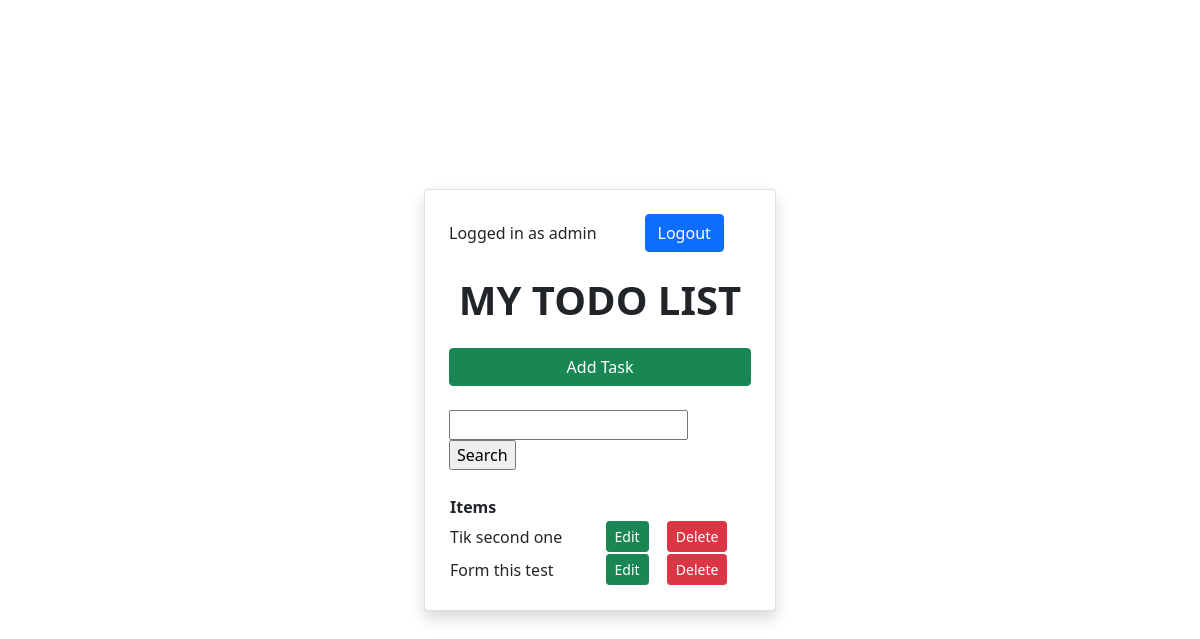
The app's page / (signed in), older data.
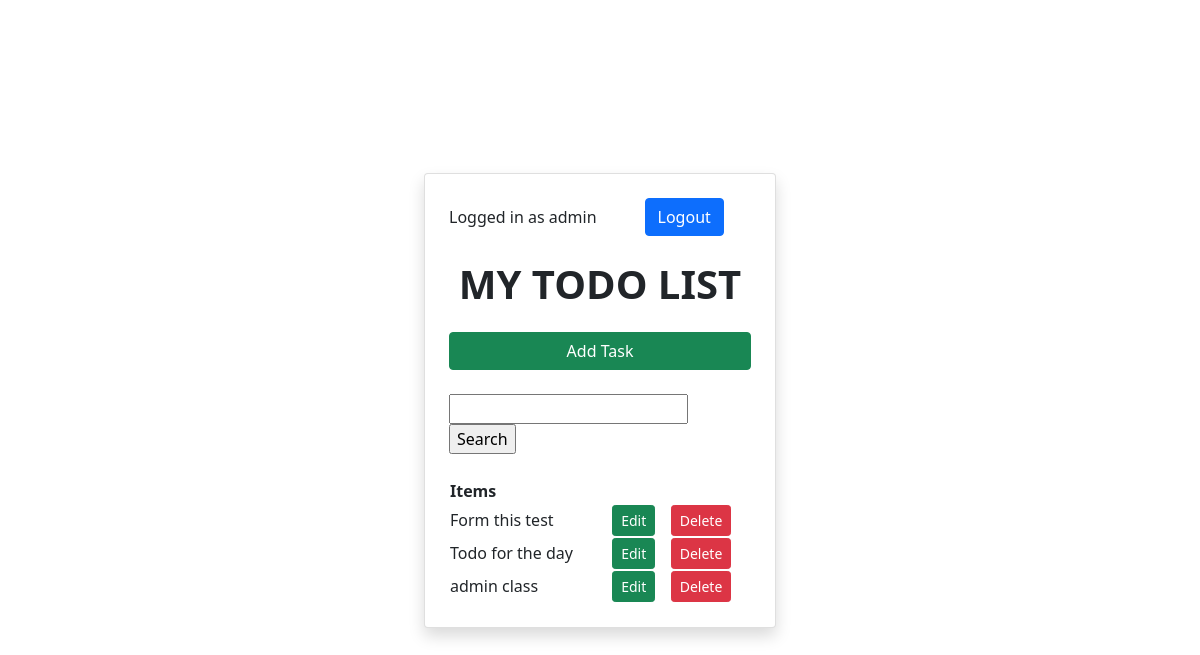
The same page, newer data.
### tasks/models.py (models this page shows, shortened)
class Task(models.Model):
    user = models.ForeignKey(User, on_delete=models.CASCADE, null=True, blank=True)
    title= models.CharField(max_length=200)
    description = models.TextField(null=True, blank=True)
    created_at = models.DateTimeField(auto_now_add=True)
    is_completed = models.BooleanField(default=False)
    class Meta:
        ordering = ['is_completed']

### tasks/views.py (the view)
# urls.py: path('',TaskList.as_view(), name='tasks'),
class TaskList(LoginRequiredMixin, ListView):
    model = Task
    context_object_name ='tasks'
    def get_context_data(self, **kwargs):
        context = super().get_context_data(**kwargs)
        context['tasks'] = context['tasks'].filter(user = self.request.user)
        context['count'] = context['tasks'].filter(is_completed = False).count()
        search_input = self.request.GET.get('search-area') or ''
        if search_input:
            context['tasks'] = context['tasks'].filter(title__startswith= search_input)
        context['search_input'] = search_input
        return context

### tasks/templates/tasks/task_list.html (shortened to what this page needs)
{% extends "base.html" %}
{% block content %}
    <div class="d-flex justify-content-center align-items-center vh-100">
    {% if request.user.is_authenticated %}
        <div class="card p-4 shadow" style="width: 22rem;">
            <div class="d-flex align-items-center mb-4 gap-5">
                <p class="mb-0 text-left"> Logged in as {{request.user}}</p>
                <form action="{% url "logout" %}" method="POST">
                        <button type="submit" class="btn btn-primary">Logout</button>
                </form>
            </div>
    {% else %}
        <a href="{% url "login" %}">Login</a>
    {% endif %}
    <h1 class="mb-4 text-center fw-bold text-uppercase">My ToDo List</h1>
    <a class="btn btn-success mb-4" href="{% url "task-create" %}">Add Task</a>
    <form class="mb-4" action="" method="GET">
        <input type="text" name="search-area" value={{search_input}}>
        <input type="submit" value="Search" placeholder="Search Here!">
    </form>
    <table>
        <tr>
            <th>Items</th>
            <th></th>
        </tr>
        {% for task in tasks %}
            <tr>
                <td>{{task.title}}</td>
                <td><a class="btn btn-success btn-sm" href="{% url "task-update" task.id %}">Edit</a></td>
                <td><a class="btn btn-danger btn-sm"href="{% url "task-delete" task.id %}">Delete</a></td>
            </tr>
        {% empty %}
            <h3>No items in list</h3>
        {% endfor %}
    </table>
    </div>
        </div>
{% endblock %}

Row changes from the older to the newer data that the page shows:
removed Task: title "Tik second one"
added Task: title "Todo for the day"
added Task: title "admin class"
